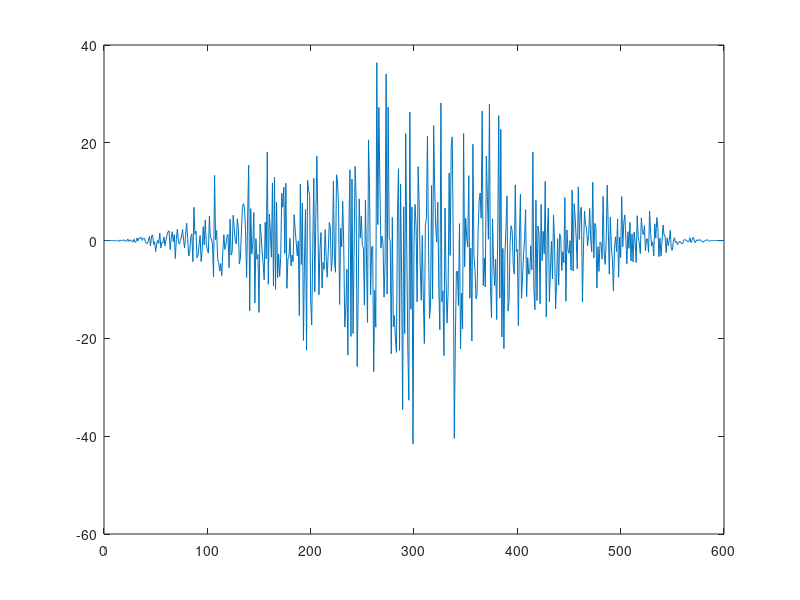
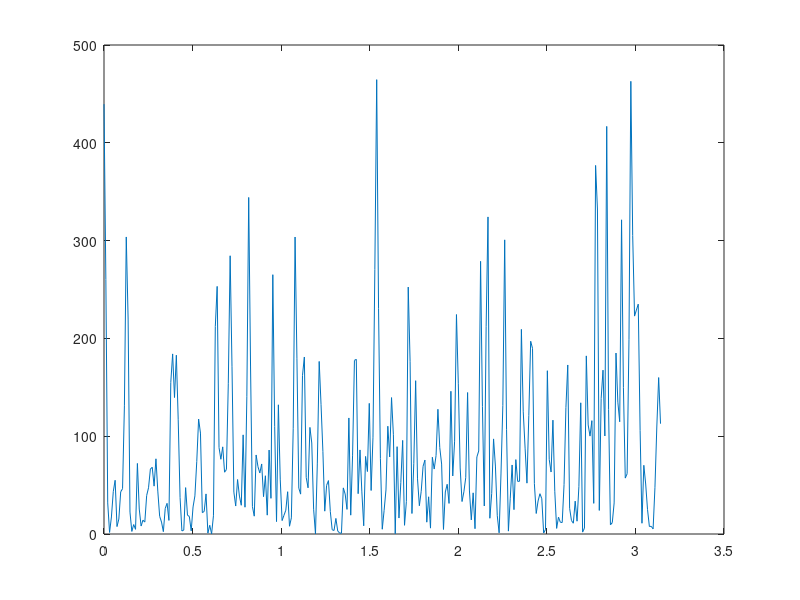
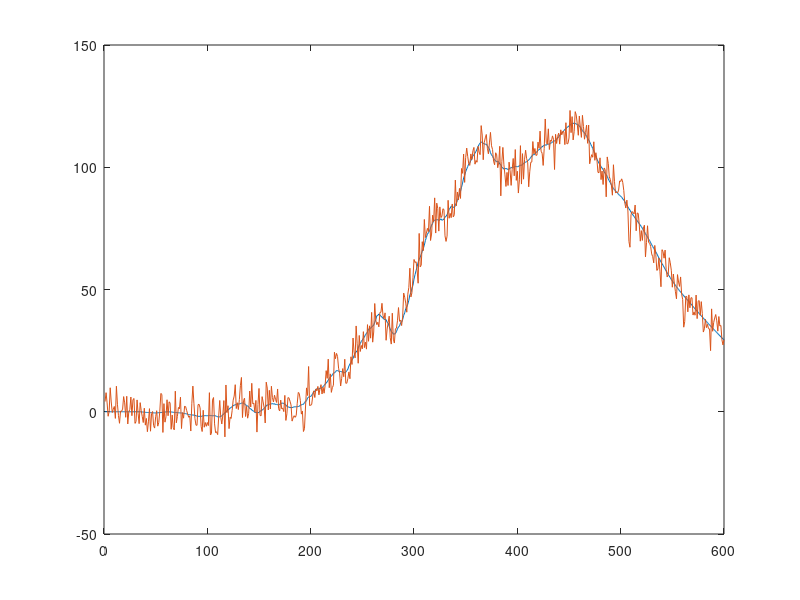

Reproduce these figures in MATLAB, in order.


%% Input Signal

N = 600;
Ts = 0.025;  % s
T = Ts*N;  % s

um = 15;
u = um*randn(N,1).*hann(N);

figure(1)
plot(u)

U = fft(u);
Phiu = abs(U).^2/N;
w = linspace(0,pi,N/2+1);

% Pu = periodogram(u,[],w);

figure(2)
plot(w,Phiu(1:N/2+1))
% hold on
% plot(w,Pu*2*pi,'--')
% hold off

xcorr(u,0,'biased')
trapz(w,Phiu(1:N/2+1))/pi

%% Simulation Example
num = [-0.0002 -0.0204 -1.0229 0.0503]*1e+04;
den = conv([1 0],[1.0000 271.4788 606.1776 102.9406]);
G0 = c2d(tf(num,den),Ts,'zoh');
M = bode(G0,w/Ts);

G0d = G0*tf([1 -1],1,Ts);
Md = bode(G0d,w/Ts);

%%
v = 5*randn(N,1);
ynf = lsim(G0,u);
y = ynf + v;

figure(3)
plot([ynf y])

%{

%% ETFE
Y = fft(y);
U = fft(u);
E = U(1:N/2+1).\Y(1:N/2+1);

[Eest, w] = tfestimate(u,y,rectwin(N),0,N);

figure(4)
loglog(w,abs(E));
hold on
loglog(w,abs(Eest),'x')
loglog(w,M(:))
hold off
xlabel("Frequency (rad/sample)")
ylabel("Magnitude")
title('Amplitude Bode plot')

%% SPA
Ruu = xcorr(u,u,N/2);
Ryu = xcorr(y,u,N/2);
gamma = N;
window = [zeros((N-gamma)/2,1); hann(gamma+1); zeros((N-gamma)/2,1)];
Ruu_weighted = Ruu.*window;
Ryu_weighted = Ryu.*window;
Suu = 1/N*fft([Ruu_weighted(N/2+1:N); Ruu_weighted(1:N/2)]);
Syu = 1/N*fft([Ryu_weighted(N/2+1:N); Ryu_weighted(1:N/2)]);
P = Suu(1:N/2+1).\Syu(1:N/2+1);

Pest = spa(u,y,gamma/2,w);

figure(5)
loglog(w,abs(P));
hold on
loglog(w,abs(Pest.ResponseData(:)),'x')
loglog(w,M(:))
hold off
xlabel("Frequency (rad/sample)")
ylabel("Magnitude")
title('Amplitude Bode plot')

%% ETFE with Prefiltering
yf = filter([1 -1],1,y);

Y = fft(yf);
U = fft(u);
E = U(1:N/2+1).\Y(1:N/2+1);

figure(4)
loglog(w,abs(E));
hold on
loglog(w,Md(:))
hold off
xlabel("Frequency (rad/sample)")
ylabel("Magnitude")
title('Amplitude Bode plot')

%% SPA with Prefiltering
yf = filter([1 -1],1,y);

Ruu = xcorr(u,u,N/2);
Ryu = xcorr(yf,u,N/2);
gamma = N;
window = [zeros((N-gamma)/2,1); hann(gamma+1); zeros((N-gamma)/2,1)];
Ruu_weighted = Ruu.*window;
Ryu_weighted = Ryu.*window;
Suu = 1/N*fft([Ruu_weighted(N/2+1:N); Ruu_weighted(1:N/2)]);
Syu = 1/N*fft([Ryu_weighted(N/2+1:N); Ryu_weighted(1:N/2)]);
P = Suu(1:N/2+1).\Syu(1:N/2+1);

figure(5)
loglog(w,abs(P));
hold on
loglog(w,Md(:))
hold off
xlabel("Frequency (rad/sample)")
ylabel("Magnitude")
title('Amplitude Bode plot')

%}